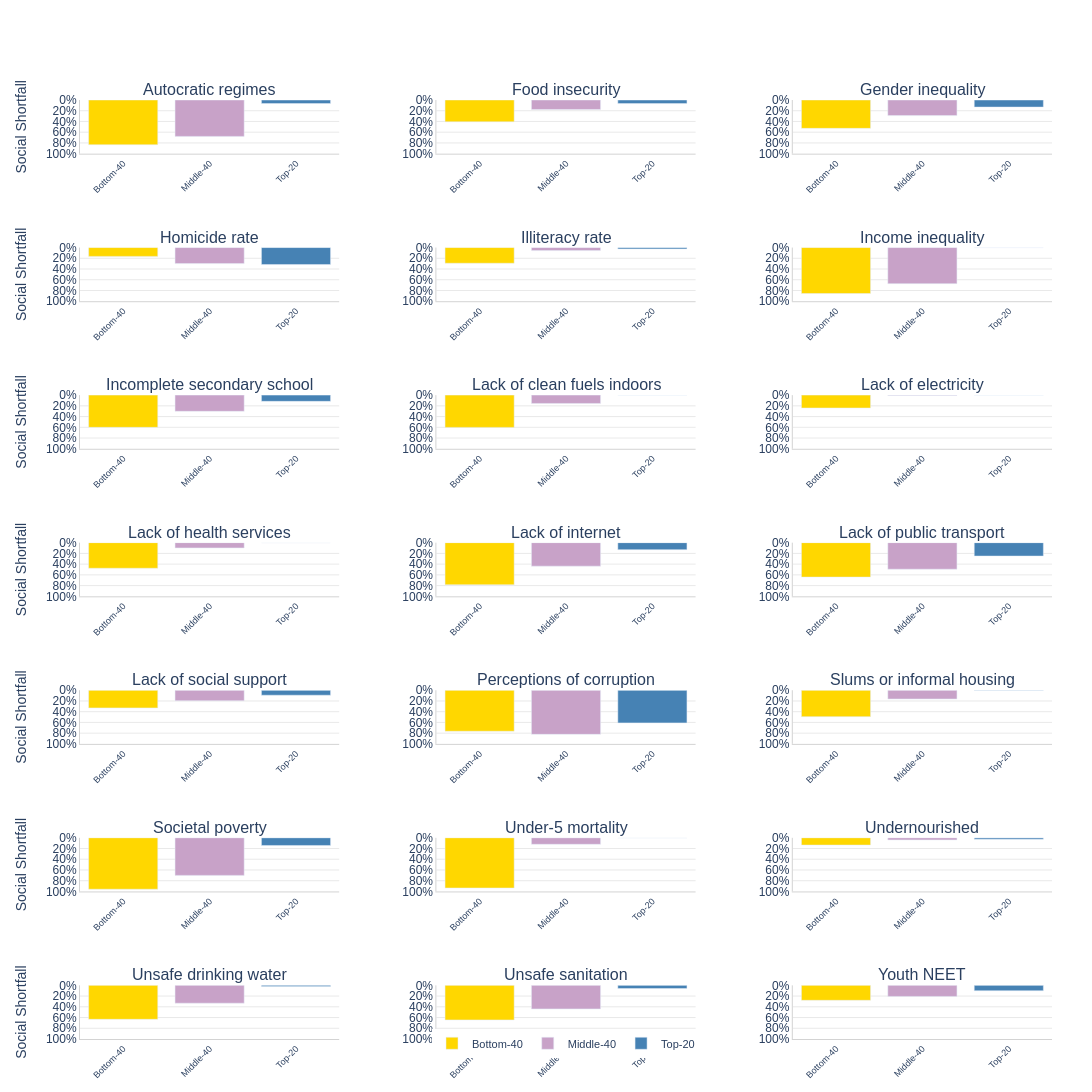

Write notebook code for a chart like this one.
### Markdown cell above
* Finally, edit x axis title and legend to look nice, similar to the research paper.

### Code cell
fig.update_xaxes(
    tickangle=-45,
    tickfont=dict(size=9),
    showline=True,
    linewidth=1,
    linecolor='lightgray',
    showgrid=False
)

fig.update_layout(
    height=500 * n_rows,
    width=1500,
    showlegend=True,
    legend=dict(
        orientation="h",
        yanchor="bottom",
        y=-0.02,
        xanchor="center",
        x=0.5,
        font=dict(size=11)
    ),
    plot_bgcolor='white',
    paper_bgcolor='white',
    font=dict(family="Arial, sans-serif"),
    margin=dict(t=100, b=50, l=80, r=40)
)

fig.show()
fig.write_image("outputs/4-soc-country-clusters.svg")

### Figure 1 — Plotly figure (JSON) as saved in the notebook; plotly's stock layout.template omitted (floating-point values rounded to 4 significant figures)
{"data": [{"hovertemplate": "<b>Bottom-40</b><br>Shortfall: 83.4%", "legendgroup": "Bottom-40", "marker": {"color": "#FFD700"}, "name": "Bottom-40", "showlegend": true, "type": "bar", "x": ["Bottom-40"], "xaxis": "x", "y": [83.39], "yaxis": "y"}, {"hovertemplate": "<b>Middle-40</b><br>Shortfall: 67.8%", "legendgroup": "Middle-40", "marker": {"color": "#C8A2C8"}, "name": "Middle-40", "showlegend": true, "type": "bar", "x": ["Middle-40"], "xaxis": "x", "y": [67.84], "yaxis": "y"}, {"hovertemplate": "<b>Top-20</b><br>Shortfall: 6.6%", "legendgroup": "Top-20", "marker": {"color": "#4682B4"}, "name": "Top-20", "showlegend": true, "type": "bar", "x": ["Top-20"], "xaxis": "x", "y": [6.6], "yaxis": "y"}, {"hovertemplate": "<b>Bottom-40</b><br>Shortfall: 40.6%", "legendgroup": "Bottom-40", "marker": {"color": "#FFD700"}, "name": "Bottom-40", "showlegend": false, "type": "bar", "x": ["Bottom-40"], "xaxis": "x2", "y": [40.62], "yaxis": "y2"}, {"hovertemplate": "<b>Middle-40</b><br>Shortfall: 17.7%", "legendgroup": "Middle-40", "marker": {"color": "#C8A2C8"}, "name": "Middle-40", "showlegend": false, "type": "bar", "x": ["Middle-40"], "xaxis": "x2", "y": [17.66], "yaxis": "y2"}, {"hovertemplate": "<b>Top-20</b><br>Shortfall: 6.7%", "legendgroup": "Top-20", "marker": {"color": "#4682B4"}, "name": "Top-20", "showlegend": false, "type": "bar", "x": ["Top-20"], "xaxis": "x2", "y": [6.66], "yaxis": "y2"}, {"hovertemplate": "<b>Bottom-40</b><br>Shortfall: 52.9%", "legendgroup": "Bottom-40", "marker": {"color": "#FFD700"}, "name": "Bottom-40", "showlegend": false, "type": "bar", "x": ["Bottom-40"], "xaxis": "x3", "y": [52.85], "yaxis": "y3"}, {"hovertemplate": "<b>Middle-40</b><br>Shortfall: 29.1%", "legendgroup": "Middle-40", "marker": {"color": "#C8A2C8"}, "name": "Middle-40", "showlegend": false, "type": "bar", "x": ["Middle-40"], "xaxis": "x3", "y": [29.11], "yaxis": "y3"}, {"hovertemplate": "<b>Top-20</b><br>Shortfall: 13.2%", "legendgroup": "Top-20", "marker": {"color": "#4682B4"}, "name": "Top-20", "showlegend": false, "type": "bar", "x": ["Top-20"], "xaxis": "x3", "y": [13.21], "yaxis": "y3"}, {"hovertemplate": "<b>Bottom-40</b><br>Shortfall: 16.4%", "legendgroup": "Bottom-40", "marker": {"color": "#FFD700"}, "name": "Bottom-40", "showlegend": false, "type": "bar", "x": ["Bottom-40"], "xaxis": "x4", "y": [16.43], "yaxis": "y4"}, {"hovertemplate": "<b>Middle-40</b><br>Shortfall: 29.9%", "legendgroup": "Middle-40", "marker": {"color": "#C8A2C8"}, "name": "Middle-40", "showlegend": false, "type": "bar", "x": ["Middle-40"], "xaxis": "x4", "y": [29.94], "yaxis": "y4"}, {"hovertemplate": "<b>Top-20</b><br>Shortfall: 31.7%", "legendgroup": "Top-20", "marker": {"color": "#4682B4"}, "name": "Top-20", "showlegend": false, "type": "bar", "x": ["Top-20"], "xaxis": "x4", "y": [31.74], "yaxis": "y4"}, {"hovertemplate": "<b>Bottom-40</b><br>Shortfall: 29.2%", "legendgroup": "Bottom-40", "marker": {"color": "#FFD700"}, "name": "Bottom-40", "showlegend": false, "type": "bar", "x": ["Bottom-40"], "xaxis": "x5", "y": [29.25], "yaxis": "y5"}, {"hovertemplate": "<b>Middle-40</b><br>Shortfall: 5.6%", "legendgroup": "Middle-40", "marker": {"color": "#C8A2C8"}, "name": "Middle-40", "showlegend": false, "type": "bar", "x": ["Middle-40"], "xaxis": "x5", "y": [5.62], "yaxis": "y5"}, {"hovertemplate": "<b>Top-20</b><br>Shortfall: 2.5%", "legendgroup": "Top-20", "marker": {"color": "#4682B4"}, "name": "Top-20", "showlegend": false, "type": "bar", "x": ["Top-20"], "xaxis": "x5", "y": [2.47], "yaxis": "y5"}, {"hovertemplate": "<b>Bottom-40</b><br>Shortfall: 85.6%", "legendgroup": "Bottom-40", "marker": {"color": "#FFD700"}, "name": "Bottom-40", "showlegend": false, "type": "bar", "x": ["Bottom-40"], "xaxis": "x6", "y": [85.61], "yaxis": "y6"}, {"hovertemplate": "<b>Middle-40</b><br>Shortfall: 67.2%", "legendgroup": "Middle-40", "marker": {"color": "#C8A2C8"}, "name": "Middle-40", "showlegend": false, "type": "bar", "x": ["Middle-40"], "xaxis": "x6", "y": [67.23], "yaxis": "y6"}, {"hovertemplate": "<b>Top-20</b><br>Shortfall: 0.0%", "legendgroup": "Top-20", "marker": {"color": "#4682B4"}, "name": "Top-20", "showlegend": false, "type": "bar", "x": ["Top-20"], "xaxis": "x6", "y": [0.04], "yaxis": "y6"}, {"hovertemplate": "<b>Bottom-40</b><br>Shortfall: 60.1%", "legendgroup": "Bottom-40", "marker": {"color": "#FFD700"}, "name": "Bottom-40", "showlegend": false, "type": "bar", "x": ["Bottom-40"], "xaxis": "x7", "y": [60.07], "yaxis": "y7"}, {"hovertemplate": "<b>Middle-40</b><br>Shortfall: 30.2%", "legendgroup": "Middle-40", "marker": {"color": "#C8A2C8"}, "name": "Middle-40", "showlegend": false, "type": "bar", "x": ["Middle-40"], "xaxis": "x7", "y": [30.21], "yaxis": "y7"}, {"hovertemplate": "<b>Top-20</b><br>Shortfall: 11.6%", "legendgroup": "Top-20", "marker": {"color": "#4682B4"}, "name": "Top-20", "showlegend": false, "type": "bar", "x": ["Top-20"], "xaxis": "x7", "y": [11.62], "yaxis": "y7"}, {"hovertemplate": "<b>Bottom-40</b><br>Shortfall: 60.2%", "legendgroup": "Bottom-40", "marker": {"color": "#FFD700"}, "name": "Bottom-40", "showlegend": false, "type": "bar", "x": ["Bottom-40"], "xaxis": "x8", "y": [60.17], "yaxis": "y8"}, {"hovertemplate": "<b>Middle-40</b><br>Shortfall: 15.5%", "legendgroup": "Middle-40", "marker": {"color": "#C8A2C8"}, "name": "Middle-40", "showlegend": false, "type": "bar", "x": ["Middle-40"], "xaxis": "x8", "y": [15.55], "yaxis": "y8"}, {"hovertemplate": "<b>Top-20</b><br>Shortfall: 0.0%", "legendgroup": "Top-20", "marker": {"color": "#4682B4"}, "name": "Top-20", "showlegend": false, "type": "bar", "x": ["Top-20"], "xaxis": "x8", "y": [0], "yaxis": "y8"}, {"hovertemplate": "<b>Bottom-40</b><br>Shortfall: 24.0%", "legendgroup": "Bottom-40", "marker": {"color": "#FFD700"}, "name": "Bottom-40", "showlegend": false, "type": "bar", "x": ["Bottom-40"], "xaxis": "x9", "y": [24.02], "yaxis": "y9"}, {"hovertemplate": "<b>Middle-40</b><br>Shortfall: 0.7%", "legendgroup": "Middle-40", "marker": {"color": "#C8A2C8"}, "name": "Middle-40", "showlegend": false, "type": "bar", "x": ["Middle-40"], "xaxis": "x9", "y": [0.73], "yaxis": "y9"}, {"hovertemplate": "<b>Top-20</b><br>Shortfall: 0.0%", "legendgroup": "Top-20", "marker": {"color": "#4682B4"}, "name": "Top-20", "showlegend": false, "type": "bar", "x": ["Top-20"], "xaxis": "x9", "y": [0], "yaxis": "y9"}, {"hovertemplate": "<b>Bottom-40</b><br>Shortfall: 47.7%", "legendgroup": "Bottom-40", "marker": {"color": "#FFD700"}, "name": "Bottom-40", "showlegend": false, "type": "bar", "x": ["Bottom-40"], "xaxis": "x10", "y": [47.66], "yaxis": "y10"}, {"hovertemplate": "<b>Middle-40</b><br>Shortfall: 9.7%", "legendgroup": "Middle-40", "marker": {"color": "#C8A2C8"}, "name": "Middle-40", "showlegend": false, "type": "bar", "x": ["Middle-40"], "xaxis": "x10", "y": [9.74], "yaxis": "y10"}, {"hovertemplate": "<b>Top-20</b><br>Shortfall: 0.0%", "legendgroup": "Top-20", "marker": {"color": "#4682B4"}, "name": "Top-20", "showlegend": false, "type": "bar", "x": ["Top-20"], "xaxis": "x10", "y": [0], "yaxis": "y10"}, {"hovertemplate": "<b>Bottom-40</b><br>Shortfall: 78.4%", "legendgroup": "Bottom-40", "marker": {"color": "#FFD700"}, "name": "Bottom-40", "showlegend": false, "type": "bar", "x": ["Bottom-40"], "xaxis": "x11", "y": [78.44], "yaxis": "y11"}, {"hovertemplate": "<b>Middle-40</b><br>Shortfall: 43.7%", "legendgroup": "Middle-40", "marker": {"color": "#C8A2C8"}, "name": "Middle-40", "showlegend": false, "type": "bar", "x": ["Middle-40"], "xaxis": "x11", "y": [43.73], "yaxis": "y11"}, {"hovertemplate": "<b>Top-20</b><br>Shortfall: 13.0%", "legendgroup": "Top-20", "marker": {"color": "#4682B4"}, "name": "Top-20", "showlegend": false, "type": "bar", "x": ["Top-20"], "xaxis": "x11", "y": [13.02], "yaxis": "y11"}, {"hovertemplate": "<b>Bottom-40</b><br>Shortfall: 64.2%", "legendgroup": "Bottom-40", "marker": {"color": "#FFD700"}, "name": "Bottom-40", "showlegend": false, "type": "bar", "x": ["Bottom-40"], "xaxis": "x12", "y": [64.15], "yaxis": "y12"}, {"hovertemplate": "<b>Middle-40</b><br>Shortfall: 49.5%", "legendgroup": "Middle-40", "marker": {"color": "#C8A2C8"}, "name": "Middle-40", "showlegend": false, "type": "bar", "x": ["Middle-40"], "xaxis": "x12", "y": [49.45], "yaxis": "y12"}, {"hovertemplate": "<b>Top-20</b><br>Shortfall: 25.0%", "legendgroup": "Top-20", "marker": {"color": "#4682B4"}, "name": "Top-20", "showlegend": false, "type": "bar", "x": ["Top-20"], "xaxis": "x12", "y": [24.96], "yaxis": "y12"}, {"hovertemplate": "<b>Bottom-40</b><br>Shortfall: 33.0%", "legendgroup": "Bottom-40", "marker": {"color": "#FFD700"}, "name": "Bottom-40", "showlegend": false, "type": "bar", "x": ["Bottom-40"], "xaxis": "x13", "y": [32.97], "yaxis": "y13"}, {"hovertemplate": "<b>Middle-40</b><br>Shortfall: 19.5%", "legendgroup": "Middle-40", "marker": {"color": "#C8A2C8"}, "name": "Middle-40", "showlegend": false, "type": "bar", "x": ["Middle-40"], "xaxis": "x13", "y": [19.5], "yaxis": "y13"}, {"hovertemplate": "<b>Top-20</b><br>Shortfall: 9.3%", "legendgroup": "Top-20", "marker": {"color": "#4682B4"}, "name": "Top-20", "showlegend": false, "type": "bar", "x": ["Top-20"], "xaxis": "x13", "y": [9.32], "yaxis": "y13"}, {"hovertemplate": "<b>Bottom-40</b><br>Shortfall: 76.4%", "legendgroup": "Bottom-40", "marker": {"color": "#FFD700"}, "name": "Bottom-40", "showlegend": false, "type": "bar", "x": ["Bottom-40"], "xaxis": "x14", "y": [76.43], "yaxis": "y14"}, {"hovertemplate": "<b>Middle-40</b><br>Shortfall: 82.2%", "legendgroup": "Middle-40", "marker": {"color": "#C8A2C8"}, "name": "Middle-40", "showlegend": false, "type": "bar", "x": ["Middle-40"], "xaxis": "x14", "y": [82.25], "yaxis": "y14"}, {"hovertemplate": "<b>Top-20</b><br>Shortfall: 60.9%", "legendgroup": "Top-20", "marker": {"color": "#4682B4"}, "name": "Top-20", "showlegend": false, "type": "bar", "x": ["Top-20"], "xaxis": "x14", "y": [60.86], "yaxis": "y14"}, {"hovertemplate": "<b>Bottom-40</b><br>Shortfall: 49.2%", "legendgroup": "Bottom-40", "marker": {"color": "#FFD700"}, "name": "Bottom-40", "showlegend": false, "type": "bar", "x": ["Bottom-40"], "xaxis": "x15", "y": [49.2], "yaxis": "y15"}, {"hovertemplate": "<b>Middle-40</b><br>Shortfall: 16.3%", "legendgroup": "Middle-40", "marker": {"color": "#C8A2C8"}, "name": "Middle-40", "showlegend": false, "type": "bar", "x": ["Middle-40"], "xaxis": "x15", "y": [16.34], "yaxis": "y15"}, {"hovertemplate": "<b>Top-20</b><br>Shortfall: 0.4%", "legendgroup": "Top-20", "marker": {"color": "#4682B4"}, "name": "Top-20", "showlegend": false, "type": "bar", "x": ["Top-20"], "xaxis": "x15", "y": [0.36], "yaxis": "y15"}, {"hovertemplate": "<b>Bottom-40</b><br>Shortfall: 95.8%", "legendgroup": "Bottom-40", "marker": {"color": "#FFD700"}, "name": "Bottom-40", "showlegend": false, "type": "bar", "x": ["Bottom-40"], "xaxis": "x16", "y": [95.84], "yaxis": "y16"}, {"hovertemplate": "<b>Middle-40</b><br>Shortfall: 70.0%", "legendgroup": "Middle-40", "marker": {"color": "#C8A2C8"}, "name": "Middle-40", "showlegend": false, "type": "bar", "x": ["Middle-40"], "xaxis": "x16", "y": [70.05], "yaxis": "y16"}, {"hovertemplate": "<b>Top-20</b><br>Shortfall: 14.3%", "legendgroup": "Top-20", "marker": {"color": "#4682B4"}, "name": "Top-20", "showlegend": false, "type": "bar", "x": ["Top-20"], "xaxis": "x16", "y": [14.34], "yaxis": "y16"}, {"hovertemplate": "<b>Bottom-40</b><br>Shortfall: 93.6%", "legendgroup": "Bottom-40", "marker": {"color": "#FFD700"}, "name": "Bottom-40", "showlegend": false, "type": "bar", "x": ["Bottom-40"], "xaxis": "x17", "y": [93.59], "yaxis": "y17"}, {"hovertemplate": "<b>Middle-40</b><br>Shortfall: 12.1%", "legendgroup": "Middle-40", "marker": {"color": "#C8A2C8"}, "name": "Middle-40", "showlegend": false, "type": "bar", "x": ["Middle-40"], "xaxis": "x17", "y": [12.11], "yaxis": "y17"}, {"hovertemplate": "<b>Top-20</b><br>Shortfall: 0.0%", "legendgroup": "Top-20", "marker": {"color": "#4682B4"}, "name": "Top-20", "showlegend": false, "type": "bar", "x": ["Top-20"], "xaxis": "x17", "y": [0], "yaxis": "y17"}, {"hovertemplate": "<b>Bottom-40</b><br>Shortfall: 13.6%", "legendgroup": "Bottom-40", "marker": {"color": "#FFD700"}, "name": "Bottom-40", "showlegend": false, "type": "bar", "x": ["Bottom-40"], "xaxis": "x18", "y": [13.55], "yaxis": "y18"}, {"hovertemplate": "<b>Middle-40</b><br>Shortfall: 3.9%", "legendgroup": "Middle-40", "marker": {"color": "#C8A2C8"}, "name": "Middle-40", "showlegend": false, "type": "bar", "x": ["Middle-40"], "xaxis": "x18", "y": [3.91], "yaxis": "y18"}, {"hovertemplate": "<b>Top-20</b><br>Shortfall: 2.6%", "legendgroup": "Top-20", "marker": {"color": "#4682B4"}, "name": "Top-20", "showlegend": false, "type": "bar", "x": ["Top-20"], "xaxis": "x18", "y": [2.61], "yaxis": "y18"}, {"hovertemplate": "<b>Bottom-40</b><br>Shortfall: 63.3%", "legendgroup": "Bottom-40", "marker": {"color": "#FFD700"}, "name": "Bottom-40", "showlegend": false, "type": "bar", "x": ["Bottom-40"], "xaxis": "x19", "y": [63.32], "yaxis": "y19"}, {"hovertemplate": "<b>Middle-40</b><br>Shortfall: 33.2%", "legendgroup": "Middle-40", "marker": {"color": "#C8A2C8"}, "name": "Middle-40", "showlegend": false, "type": "bar", "x": ["Middle-40"], "xaxis": "x19", "y": [33.23], "yaxis": "y19"}, {"hovertemplate": "<b>Top-20</b><br>Shortfall: 2.0%", "legendgroup": "Top-20", "marker": {"color": "#4682B4"}, "name": "Top-20", "showlegend": false, "type": "bar", "x": ["Top-20"], "xaxis": "x19", "y": [2.05], "yaxis": "y19"}, {"hovertemplate": "<b>Bottom-40</b><br>Shortfall: 64.5%", "legendgroup": "Bottom-40", "marker": {"color": "#FFD700"}, "name": "Bottom-40", "showlegend": false, "type": "bar", "x": ["Bottom-40"], "xaxis": "x20", "y": [64.49], "yaxis": "y20"}, {"hovertemplate": "<b>Middle-40</b><br>Shortfall: 44.0%", "legendgroup": "Middle-40", "marker": {"color": "#C8A2C8"}, "name": "Middle-40", "showlegend": false, "type": "bar", "x": ["Middle-40"], "xaxis": "x20", "y": [43.95], "yaxis": "y20"}, {"hovertemplate": "<b>Top-20</b><br>Shortfall: 5.9%", "legendgroup": "Top-20", "marker": {"color": "#4682B4"}, "name": "Top-20", "showlegend": false, "type": "bar", "x": ["Top-20"], "xaxis": "x20", "y": [5.93], "yaxis": "y20"}, {"hovertemplate": "<b>Bottom-40</b><br>Shortfall: 27.9%", "legendgroup": "Bottom-40", "marker": {"color": "#FFD700"}, "name": "Bottom-40", "showlegend": false, "type": "bar", "x": ["Bottom-40"], "xaxis": "x21", "y": [27.88], "yaxis": "y21"}, {"hovertemplate": "<b>Middle-40</b><br>Shortfall: 20.7%", "legendgroup": "Middle-40", "marker": {"color": "#C8A2C8"}, "name": "Middle-40", "showlegend": false, "type": "bar", "x": ["Middle-40"], "xaxis": "x21", "y": [20.66], "yaxis": "y21"}, {"hovertemplate": "<b>Top-20</b><br>Shortfall: 10.0%", "legendgroup": "Top-20", "marker": {"color": "#4682B4"}, "name": "Top-20", "showlegend": false, "type": "bar", "x": ["Top-20"], "xaxis": "x21", "y": [10.02], "yaxis": "y21"}], "layout": {"annotations": [{"font": {"size": 16}, "showarrow": false, "text": "Autocratic regimes", "x": 0.1333, "xanchor": "center", "xref": "paper", "y": 1, "yanchor": "bottom", "yref": "paper"}, {"font": {"size": 16}, "showarrow": false, "text": "Food insecurity", "x": 0.5, "xanchor": "center", "xref": "paper", "y": 1, "yanchor": "bottom", "yref": "paper"}, {"font": {"size": 16}, "showarrow": false, "text": "Gender inequality", "x": 0.8667, "xanchor": "center", "xref": "paper", "y": 1, "yanchor": "bottom", "yref": "paper"}, {"font": {"size": 16}, "showarrow": false, "text": "Homicide rate", "x": 0.1333, "xanchor": "center", "xref": "paper", "y": 0.8429, "yanchor": "bottom", "yref": "paper"}, {"font": {"size": 16}, "showarrow": false, "text": "Illiteracy rate", "x": 0.5, "xanchor": "center", "xref": "paper", "y": 0.8429, "yanchor": "bottom", "yref": "paper"}, {"font": {"size": 16}, "showarrow": false, "text": "Income inequality", "x": 0.8667, "xanchor": "center", "xref": "paper", "y": 0.8429, "yanchor": "bottom", "yref": "paper"}, {"font": {"size": 16}, "showarrow": false, "text": "Incomplete secondary school", "x": 0.1333, "xanchor": "center", "xref": "paper", "y": 0.6857, "yanchor": "bottom", "yref": "paper"}, {"font": {"size": 16}, "showarrow": false, "text": "Lack of clean fuels indoors", "x": 0.5, "xanchor": "center", "xref": "paper", "y": 0.6857, "yanchor": "bottom", "yref": "paper"}, {"font": {"size": 16}, "showarrow": false, "text": "Lack of electricity", "x": 0.8667, "xanchor": "center", "xref": "paper", "y": 0.6857, "yanchor": "bottom", "yref": "paper"}, {"font": {"size": 16}, "showarrow": false, "text": "Lack of health services", "x": 0.1333, "xanchor": "center", "xref": "paper", "y": 0.5286, "yanchor": "bottom", "yref": "paper"}, {"font": {"size": 16}, "showarrow": false, "text": "Lack of internet", "x": 0.5, "xanchor": "center", "xref": "paper", "y": 0.5286, "yanchor": "bottom", "yref": "paper"}, {"font": {"size": 16}, "showarrow": false, "text": "Lack of public transport", "x": 0.8667, "xanchor": "center", "xref": "paper", "y": 0.5286, "yanchor": "bottom", "yref": "paper"}, {"font": {"size": 16}, "showarrow": false, "text": "Lack of social support", "x": 0.1333, "xanchor": "center", "xref": "paper", "y": 0.3714, "yanchor": "bottom", "yref": "paper"}, {"font": {"size": 16}, "showarrow": false, "text": "Perceptions of corruption", "x": 0.5, "xanchor": "center", "xref": "paper", "y": 0.3714, "yanchor": "bottom", "yref": "paper"}, {"font": {"size": 16}, "showarrow": false, "text": "Slums or informal housing", "x": 0.8667, "xanchor": "center", "xref": "paper", "y": 0.3714, "yanchor": "bottom", "yref": "paper"}, {"font": {"size": 16}, "showarrow": false, "text": "Societal poverty", "x": 0.1333, "xanchor": "center", "xref": "paper", "y": 0.2143, "yanchor": "bottom", "yref": "paper"}, {"font": {"size": 16}, "showarrow": false, "text": "Under-5 mortality", "x": 0.5, "xanchor": "center", "xref": "paper", "y": 0.2143, "yanchor": "bottom", "yref": "paper"}, {"font": {"size": 16}, "showarrow": false, "text": "Undernourished", "x": 0.8667, "xanchor": "center", "xref": "paper", "y": 0.2143, "yanchor": "bottom", "yref": "paper"}, {"font": {"size": 16}, "showarrow": false, "text": "Unsafe drinking water", "x": 0.1333, "xanchor": "center", "xref": "paper", "y": 0.05714, "yanchor": "bottom", "yref": "paper"}, {"font": {"size": 16}, "showarrow": false, "text": "Unsafe sanitation", "x": 0.5, "xanchor": "center", "xref": "paper", "y": 0.05714, "yanchor": "bottom", "yref": "paper"}, {"font": {"size": 16}, "showarrow": false, "text": "Youth NEET", "x": 0.8667, "xanchor": "center", "xref": "paper", "y": 0.05714, "yanchor": "bottom", "yref": "paper"}], "font": {"family": "Arial, sans-serif"}, "height": 3500, "legend": {"font": {"size": 11}, "orientation": "h", "x": 0.5, "xanchor": "center", "y": -0.02, "yanchor": "bottom"}, "margin": {"b": 50, "l": 80, "r": 40, "t": 100}, "paper_bgcolor": "white", "plot_bgcolor": "white", "showlegend": true, "width": 1500, "xaxis": {"anchor": "y", "domain": [0, 0.2667], "linecolor": "lightgray", "linewidth": 1, "showgrid": false, "showline": true, "tickangle": -45, "tickfont": {"size": 9}}, "xaxis10": {"anchor": "y10", "domain": [0, 0.2667], "linecolor": "lightgray", "linewidth": 1, "showgrid": false, "showline": true, "tickangle": -45, "tickfont": {"size": 9}}, "xaxis11": {"anchor": "y11", "domain": [0.3667, 0.6333], "linecolor": "lightgray", "linewidth": 1, "showgrid": false, "showline": true, "tickangle": -45, "tickfont": {"size": 9}}, "xaxis12": {"anchor": "y12", "domain": [0.7333, 1], "linecolor": "lightgray", "linewidth": 1, "showgrid": false, "showline": true, "tickangle": -45, "tickfont": {"size": 9}}, "xaxis13": {"anchor": "y13", "domain": [0, 0.2667], "linecolor": "lightgray", "linewidth": 1, "showgrid": false, "showline": true, "tickangle": -45, "tickfont": {"size": 9}}, "xaxis14": {"anchor": "y14", "domain": [0.3667, 0.6333], "linecolor": "lightgray", "linewidth": 1, "showgrid": false, "showline": true, "tickangle": -45, "tickfont": {"size": 9}}, "xaxis15": {"anchor": "y15", "domain": [0.7333, 1], "linecolor": "lightgray", "linewidth": 1, "showgrid": false, "showline": true, "tickangle": -45, "tickfont": {"size": 9}}, "xaxis16": {"anchor": "y16", "domain": [0, 0.2667], "linecolor": "lightgray", "linewidth": 1, "showgrid": false, "showline": true, "tickangle": -45, "tickfont": {"size": 9}}, "xaxis17": {"anchor": "y17", "domain": [0.3667, 0.6333], "linecolor": "lightgray", "linewidth": 1, "showgrid": false, "showline": true, "tickangle": -45, "tickfont": {"size": 9}}, "xaxis18": {"anchor": "y18", "domain": [0.7333, 1], "linecolor": "lightgray", "linewidth": 1, "showgrid": false, "showline": true, "tickangle": -45, "tickfont": {"size": 9}}, "xaxis19": {"anchor": "y19", "domain": [0, 0.2667], "linecolor": "lightgray", "linewidth": 1, "showgrid": false, "showline": true, "tickangle": -45, "tickfont": {"size": 9}}, "xaxis2": {"anchor": "y2", "domain": [0.3667, 0.6333], "linecolor": "lightgray", "linewidth": 1, "showgrid": false, "showline": true, "tickangle": -45, "tickfont": {"size": 9}}, "xaxis20": {"anchor": "y20", "domain": [0.3667, 0.6333], "linecolor": "lightgray", "linewidth": 1, "showgrid": false, "showline": true, "tickangle": -45, "tickfont": {"size": 9}}, "xaxis21": {"anchor": "y21", "domain": [0.7333, 1], "linecolor": "lightgray", "linewidth": 1, "showgrid": false, "showline": true, "tickangle": -45, "tickfont": {"size": 9}}, "xaxis3": {"anchor": "y3", "domain": [0.7333, 1], "linecolor": "lightgray", "linewidth": 1, "showgrid": false, "showline": true, "tickangle": -45, "tickfont": {"size": 9}}, "xaxis4": {"anchor": "y4", "domain": [0, 0.2667], "linecolor": "lightgray", "linewidth": 1, "showgrid": false, "showline": true, "tickangle": -45, "tickfont": {"size": 9}}, "xaxis5": {"anchor": "y5", "domain": [0.3667, 0.6333], "linecolor": "lightgray", "linewidth": 1, "showgrid": false, "showline": true, "tickangle": -45, "tickfont": {"size": 9}}, "xaxis6": {"anchor": "y6", "domain": [0.7333, 1], "linecolor": "lightgray", "linewidth": 1, "showgrid": false, "showline": true, "tickangle": -45, "tickfont": {"size": 9}}, "xaxis7": {"anchor": "y7", "domain": [0, 0.2667], "linecolor": "lightgray", "linewidth": 1, "showgrid": false, "showline": true, "tickangle": -45, "tickfont": {"size": 9}}, "xaxis8": {"anchor": "y8", "domain": [0.3667, 0.6333], "linecolor": "lightgray", "linewidth": 1, "showgrid": false, "showline": true, "tickangle": -45, "tickfont": {"size": 9}}, "xaxis9": {"anchor": "y9", "domain": [0.7333, 1], "linecolor": "lightgray", "linewidth": 1, "showgrid": false, "showline": true, "tickangle": -45, "tickfont": {"size": 9}}, "yaxis": {"anchor": "x", "autorange": false, "domain": [0.9429, 1], "fixedrange": true, "gridcolor": "lightgray", "gridwidth": 0.5, "linecolor": "lightgray", "linewidth": 1, "range": [100, 0], "showgrid": true, "showline": true, "ticktext": ["0%", "20%", "40%", "60%", "80%", "100%"], "tickvals": [0, 20, 40, 60, 80, 100], "title": {"text": "Social Shortfall"}}, "yaxis10": {"anchor": "x10", "autorange": false, "domain": [0.4714, 0.5286], "fixedrange": true, "gridcolor": "lightgray", "gridwidth": 0.5, "linecolor": "lightgray", "linewidth": 1, "range": [100, 0], "showgrid": true, "showline": true, "ticktext": ["0%", "20%", "40%", "60%", "80%", "100%"], "tickvals": [0, 20, 40, 60, 80, 100], "title": {"text": "Social Shortfall"}}, "yaxis11": {"anchor": "x11", "autorange": false, "domain": [0.4714, 0.5286], "fixedrange": true, "gridcolor": "lightgray", "gridwidth": 0.5, "linecolor": "lightgray", "linewidth": 1, "range": [100, 0], "showgrid": true, "showline": true, "ticktext": ["0%", "20%", "40%", "60%", "80%", "100%"], "tickvals": [0, 20, 40, 60, 80, 100]}, "yaxis12": {"anchor": "x12", "autorange": false, "domain": [0.4714, 0.5286], "fixedrange": true, "gridcolor": "lightgray", "gridwidth": 0.5, "linecolor": "lightgray", "linewidth": 1, "range": [100, 0], "showgrid": true, "showline": true, "ticktext": ["0%", "20%", "40%", "60%", "80%", "100%"], "tickvals": [0, 20, 40, 60, 80, 100]}, "yaxis13": {"anchor": "x13", "autorange": false, "domain": [0.3143, 0.3714], "fixedrange": true, "gridcolor": "lightgray", "gridwidth": 0.5, "linecolor": "lightgray", "linewidth": 1, "range": [100, 0], "showgrid": true, "showline": true, "ticktext": ["0%", "20%", "40%", "60%", "80%", "100%"], "tickvals": [0, 20, 40, 60, 80, 100], "title": {"text": "Social Shortfall"}}, "yaxis14": {"anchor": "x14", "autorange": false, "domain": [0.3143, 0.3714], "fixedrange": true, "gridcolor": "lightgray", "gridwidth": 0.5, "linecolor": "lightgray", "linewidth": 1, "range": [100, 0], "showgrid": true, "showline": true, "ticktext": ["0%", "20%", "40%", "60%", "80%", "100%"], "tickvals": [0, 20, 40, 60, 80, 100]}, "yaxis15": {"anchor": "x15", "autorange": false, "domain": [0.3143, 0.3714], "fixedrange": true, "gridcolor": "lightgray", "gridwidth": 0.5, "linecolor": "lightgray", "linewidth": 1, "range": [100, 0], "showgrid": true, "showline": true, "ticktext": ["0%", "20%", "40%", "60%", "80%", "100%"], "tickvals": [0, 20, 40, 60, 80, 100]}, "yaxis16": {"anchor": "x16", "autorange": false, "domain": [0.1571, 0.2143], "fixedrange": true, "gridcolor": "lightgray", "gridwidth": 0.5, "linecolor": "lightgray", "linewidth": 1, "range": [100, 0], "showgrid": true, "showline": true, "ticktext": ["0%", "20%", "40%", "60%", "80%", "100%"], "tickvals": [0, 20, 40, 60, 80, 100], "title": {"text": "Social Shortfall"}}, "yaxis17": {"anchor": "x17", "autorange": false, "domain": [0.1571, 0.2143], "fixedrange": true, "gridcolor": "lightgray", "gridwidth": 0.5, "linecolor": "lightgray", "linewidth": 1, "range": [100, 0], "showgrid": true, "showline": true, "ticktext": ["0%", "20%", "40%", "60%", "80%", "100%"], "tickvals": [0, 20, 40, 60, 80, 100]}, "yaxis18": {"anchor": "x18", "autorange": false, "domain": [0.1571, 0.2143], "fixedrange": true, "gridcolor": "lightgray", "gridwidth": 0.5, "linecolor": "lightgray", "linewidth": 1, "range": [100, 0], "showgrid": true, "showline": true, "ticktext": ["0%", "20%", "40%", "60%", "80%", "100%"], "tickvals": [0, 20, 40, 60, 80, 100]}, "yaxis19": {"anchor": "x19", "autorange": false, "domain": [0, 0.05714], "fixedrange": true, "gridcolor": "lightgray", "gridwidth": 0.5, "linecolor": "lightgray", "linewidth": 1, "range": [100, 0], "showgrid": true, "showline": true, "ticktext": ["0%", "20%", "40%", "60%", "80%", "100%"], "tickvals": [0, 20, 40, 60, 80, 100], "title": {"text": "Social Shortfall"}}, "yaxis2": {"anchor": "x2", "autorange": false, "domain": [0.9429, 1], "fixedrange": true, "gridcolor": "lightgray", "gridwidth": 0.5, "linecolor": "lightgray", "linewidth": 1, "range": [100, 0], "showgrid": true, "showline": true, "ticktext": ["0%", "20%", "40%", "60%", "80%", "100%"], "tickvals": [0, 20, 40, 60, 80, 100]}, "yaxis20": {"anchor": "x20", "autorange": false, "domain": [0, 0.05714], "fixedrange": true, "gridcolor": "lightgray", "gridwidth": 0.5, "linecolor": "lightgray", "linewidth": 1, "range": [100, 0], "showgrid": true, "showline": true, "ticktext": ["0%", "20%", "40%", "60%", "80%", "100%"], "tickvals": [0, 20, 40, 60, 80, 100]}, "yaxis21": {"anchor": "x21", "autorange": false, "domain": [0, 0.05714], "fixedrange": true, "gridcolor": "lightgray", "gridwidth": 0.5, "linecolor": "lightgray", "linewidth": 1, "range": [100, 0], "showgrid": true, "showline": true, "ticktext": ["0%", "20%", "40%", "60%", "80%", "100%"], "tickvals": [0, 20, 40, 60, 80, 100]}, "yaxis3": {"anchor": "x3", "autorange": false, "domain": [0.9429, 1], "fixedrange": true, "gridcolor": "lightgray", "gridwidth": 0.5, "linecolor": "lightgray", "linewidth": 1, "range": [100, 0], "showgrid": true, "showline": true, "ticktext": ["0%", "20%", "40%", "60%", "80%", "100%"], "tickvals": [0, 20, 40, 60, 80, 100]}, "yaxis4": {"anchor": "x4", "autorange": false, "domain": [0.7857, 0.8429], "fixedrange": true, "gridcolor": "lightgray", "gridwidth": 0.5, "linecolor": "lightgray", "linewidth": 1, "range": [100, 0], "showgrid": true, "showline": true, "ticktext": ["0%", "20%", "40%", "60%", "80%", "100%"], "tickvals": [0, 20, 40, 60, 80, 100], "title": {"text": "Social Shortfall"}}, "yaxis5": {"anchor": "x5", "autorange": false, "domain": [0.7857, 0.8429], "fixedrange": true, "gridcolor": "lightgray", "gridwidth": 0.5, "linecolor": "lightgray", "linewidth": 1, "range": [100, 0], "showgrid": true, "showline": true, "ticktext": ["0%", "20%", "40%", "60%", "80%", "100%"], "tickvals": [0, 20, 40, 60, 80, 100]}, "yaxis6": {"anchor": "x6", "autorange": false, "domain": [0.7857, 0.8429], "fixedrange": true, "gridcolor": "lightgray", "gridwidth": 0.5, "linecolor": "lightgray", "linewidth": 1, "range": [100, 0], "showgrid": true, "showline": true, "ticktext": ["0%", "20%", "40%", "60%", "80%", "100%"], "tickvals": [0, 20, 40, 60, 80, 100]}, "yaxis7": {"anchor": "x7", "autorange": false, "domain": [0.6286, 0.6857], "fixedrange": true, "gridcolor": "lightgray", "gridwidth": 0.5, "linecolor": "lightgray", "linewidth": 1, "range": [100, 0], "showgrid": true, "showline": true, "ticktext": ["0%", "20%", "40%", "60%", "80%", "100%"], "tickvals": [0, 20, 40, 60, 80, 100], "title": {"text": "Social Shortfall"}}, "yaxis8": {"anchor": "x8", "autorange": false, "domain": [0.6286, 0.6857], "fixedrange": true, "gridcolor": "lightgray", "gridwidth": 0.5, "linecolor": "lightgray", "linewidth": 1, "range": [100, 0], "showgrid": true, "showline": true, "ticktext": ["0%", "20%", "40%", "60%", "80%", "100%"], "tickvals": [0, 20, 40, 60, 80, 100]}, "yaxis9": {"anchor": "x9", "autorange": false, "domain": [0.6286, 0.6857], "fixedrange": true, "gridcolor": "lightgray", "gridwidth": 0.5, "linecolor": "lightgray", "linewidth": 1, "range": [100, 0], "showgrid": true, "showline": true, "ticktext": ["0%", "20%", "40%", "60%", "80%", "100%"], "tickvals": [0, 20, 40, 60, 80, 100]}}}
